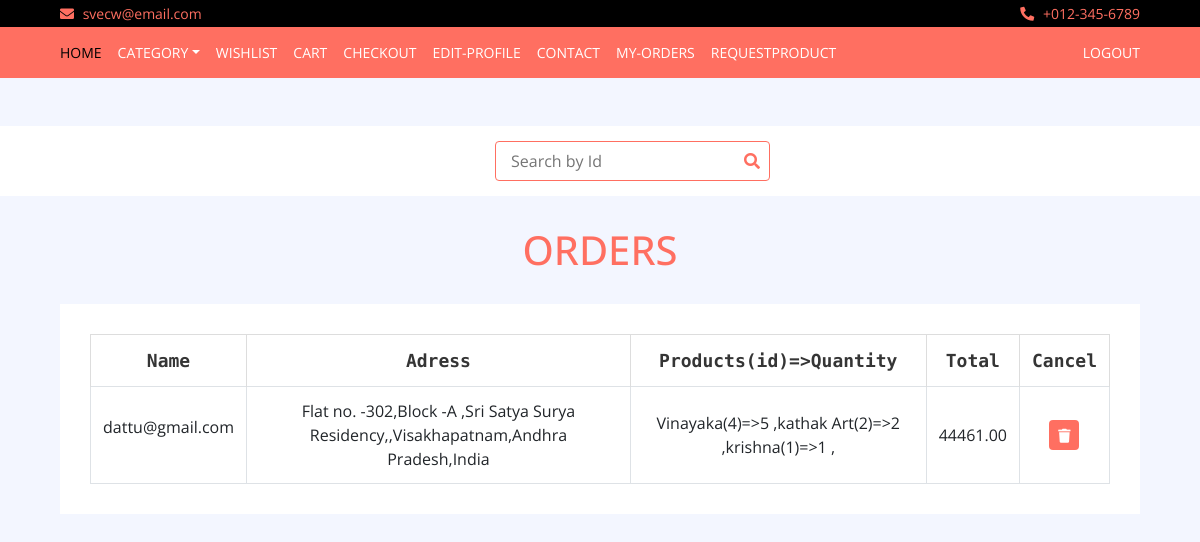
The app's page /Toys/orders/ (signed in), older data.
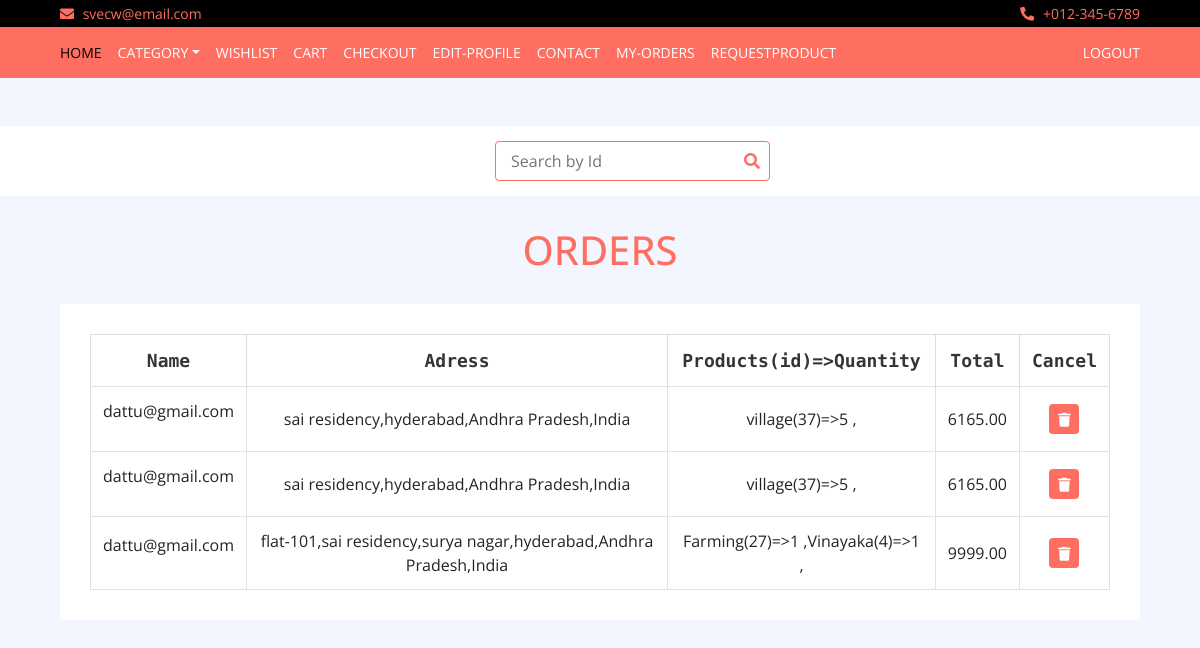
The same page, newer data.
### Toys/models.py (models this page shows, shortened)
class Order(models.Model):
	customer = models.ForeignKey(Customer, on_delete=models.SET_NULL, blank=True, null=True)
	Address = models.TextField(null=False,max_length=50)
	country = models.CharField(null=False,max_length=50)
	state = models.CharField(null=False,max_length=50)
	city = models.CharField(null=False,max_length=50)
	zipcode = models.IntegerField(null=False)
	productscode = models.TextField(max_length=100,null=False)
	total = models.DecimalField(max_digits = 100,decimal_places = 2,default=0.00)

class Customer(AbstractBaseUser):
	Email = models.EmailField(null=False,unique=True,max_length=30)
	FirstName=models.CharField(max_length=20,unique=True)
	LastName=models.CharField(max_length=20)
	Mobile=models.CharField(max_length=10)
	is_admin=models.BooleanField(default=False)
	is_active=models.BooleanField(default=True)
	is_staff=models.BooleanField(default=False)
	is_superuser=models.BooleanField(default=False)
	USERNAME_FIELD = 'Email'
	REQUIRED_FIELDS = ['FirstName','LastName','Mobile']
	objects = MyUserManager()

### Toys/views.py (the view)
# urls.py: path('orders/', views.orders, name = 'orders'),
def orders(req):
	ad=False
	if req.user.is_admin:
			ad = True
	if req.user.Email == "admin@gmail.com":
		data = Order.objects.all().order_by('-id')
		return render(req,'orders.html',{'data':data,'ad':ad})
	if req.user.is_authenticated:
		data = Order.objects.filter(customer=req.user).order_by('-id')
		return render(req,'orders.html',{'data':data,'ad':ad})

### Toys/templates/orders.html (shortened to what the changed rows need)
{% load static %}
<!DOCTYPE html>
<html lang="en">
    <head>
        <link href="https://stackpath.bootstrapcdn.com/bootstrap/4.4.1/css/bootstrap.min.css" rel="stylesheet">
        <link href="https://cdnjs.cloudflare.com/ajax/libs/font-awesome/5.10.0/css/all.min.css" rel="stylesheet">
        <link href="{% static 'lib/slick/slick.css' %}" rel="stylesheet">
        <link href="{% static 'lib/slick/slick-theme.css' %}" rel="stylesheet">
        {% load static %}
        <link href="{% static 'style.css' %}" rel="stylesheet" type="text/css">
           </head>
    </head>
    <body>
        <br>
        <br>
        <div class="cart-page">
            <div class="container-fluid">
                <div class="row">
                    <div class="col-lg-12">
                        <div class="cart-page-inner">
                            <div class="table-responsive">
                                <table class="table table-bordered">
                                    <thead class="thead-dark">
                                        <tr>
                                            <th>Name</th>
                                            <th>Adress</th>
                                            <th>Products(id)=>Quantity</th>
                                            <th>Total</th>
                                            {% if ad is False %}
                                            <th>Cancel</th>
                                            {% endif%}
                                        </tr>
                                    </thead>
                                    <tbody class="align-middle">
                                        {% for prod in data %}
                                        <tr>
                                            <td>
                                                    <p> {{prod.customer.Email}} </p>
                                            </td>
                                            <td> {{prod.Address}},{{prod.city}},{{prod.state}},{{prod.country}} </td>
                                            <td type="text" rows="5">{{prod.productscode}}</td>
                                            <td> {{prod.total}} </td>
                                            <td><a href="{% url 'removeOrder' prod.id %}"><button><i class="fa fa-trash"></i></button></a></td>
                                        </tr>
                                                                               {%endfor%}
                                    </tbody>
                                </table>
                            </div>
                        </div>
                    </div>
                </div>
            </div>
        </div>
    </body>
</html>

Row changes from the older to the newer data that the page shows:
removed Order: customer.Email "dattu@gmail.com", Address "Flat no. -302,Block -A ,Sri Satya Surya Residency,", city "Visakhapatnam", state "Andhra Pradesh", country "India", productscode "Vinayaka(4)=>5 ,kathak Art(2)=>2 ,krishna(1)=>1 ,", total "44461.00"
added Order: customer.Email "dattu@gmail.com", Address "sai residency", city "hyderabad", state "Andhra Pradesh", country "India", productscode "village(37)=>5 ,", total "6165.00"
added Order: customer.Email "dattu@gmail.com", Address "sai residency", city "hyderabad", state "Andhra Pradesh", country "India", productscode "village(37)=>5 ,", total "6165.00"
added Order: customer.Email "dattu@gmail.com", Address "flat-101,sai residency,surya nagar", city "hyderabad", state "Andhra Pradesh", country "India", productscode "Farming(27)=>1 ,Vinayaka(4)=>1 ,", total "9999.00"
